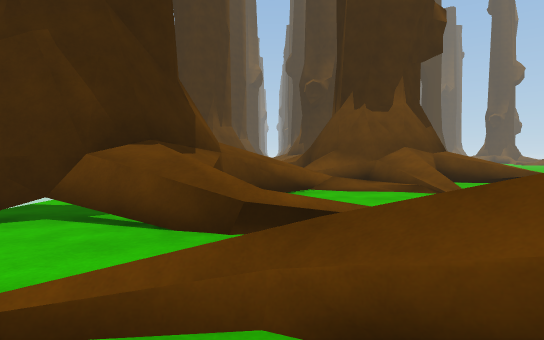
[1] (above)

22 first-person views from a walk through a Unity game level. The camera is 1.3 m above the floor, tilts 2° down and sees 75° across. The floor is counted in squares, 2.25 m on a side. Each view is taken from the middle of a square. On the plan, view 1 faces up. The plan holds only what a view shows up to about 10 squares ahead; the rest is blank. The place goes on beyond the plan. The player is left out. Some surface patterns are stand-ins.

[2]
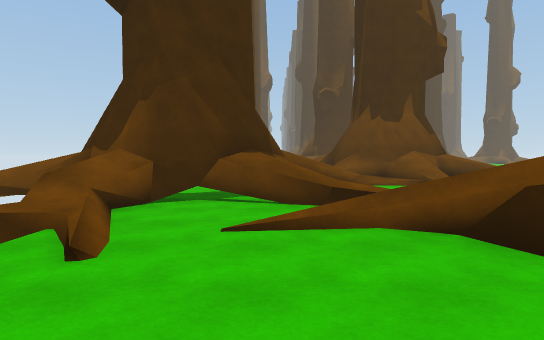

[3]
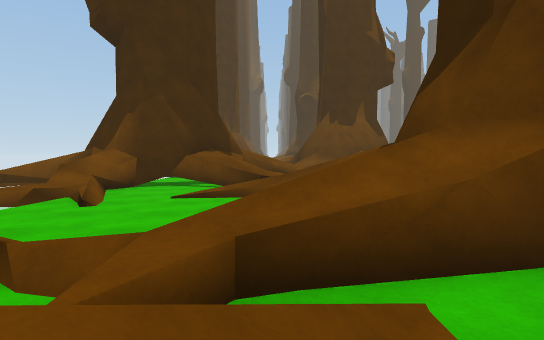

[4]
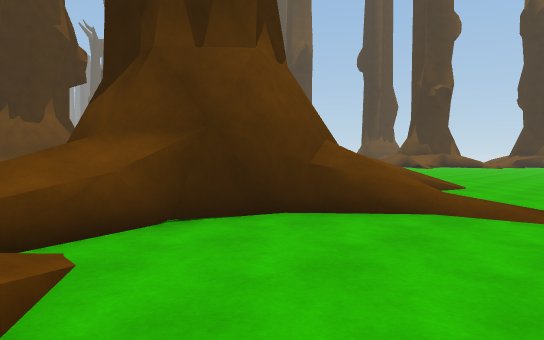

[5]
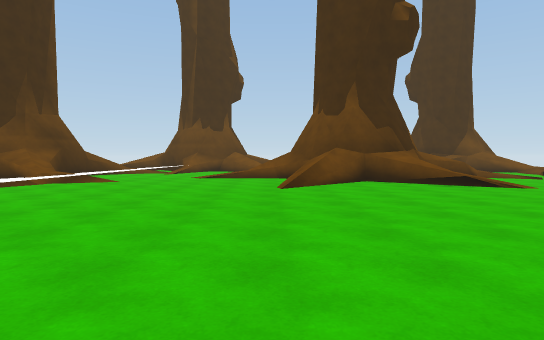

[6]
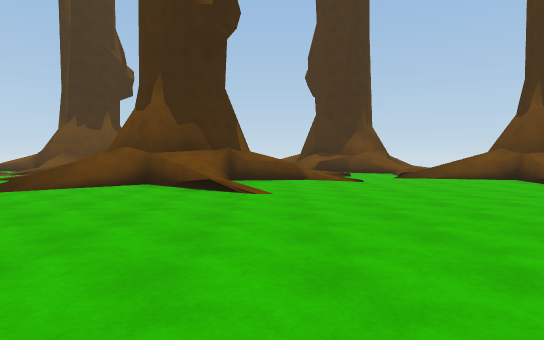

[7]
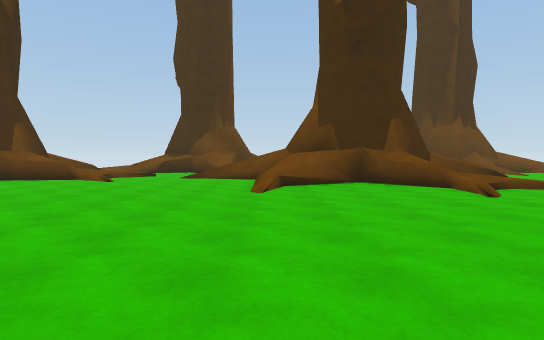

[8]
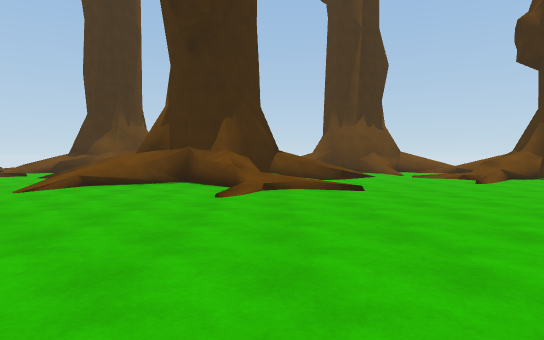

[9]
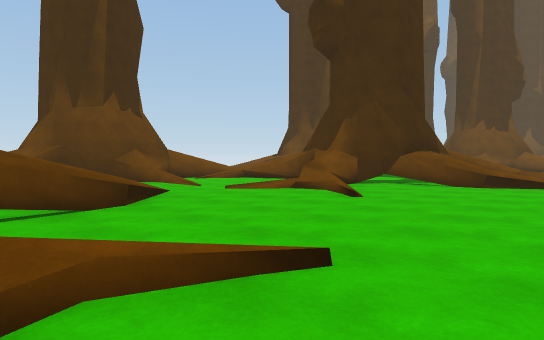

[10]
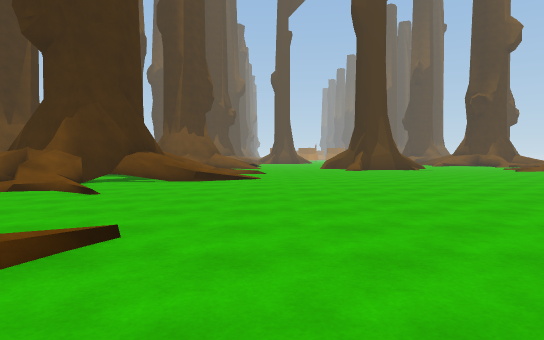

[11]
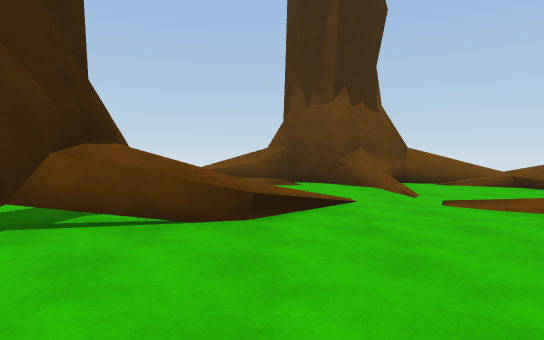

[12]
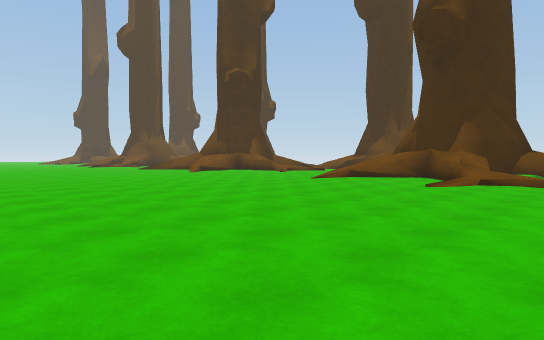

[13]
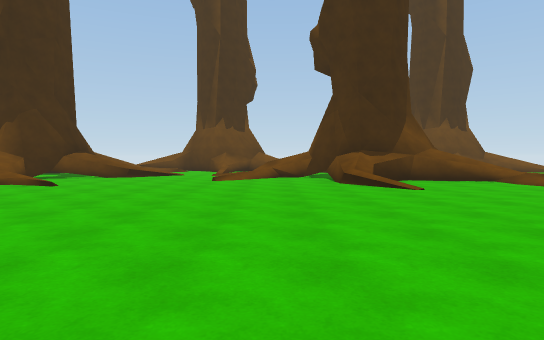

[14]
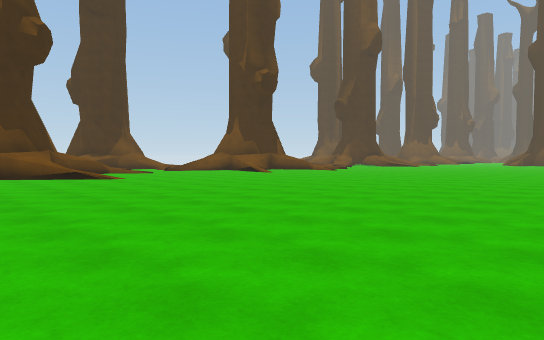

[15]
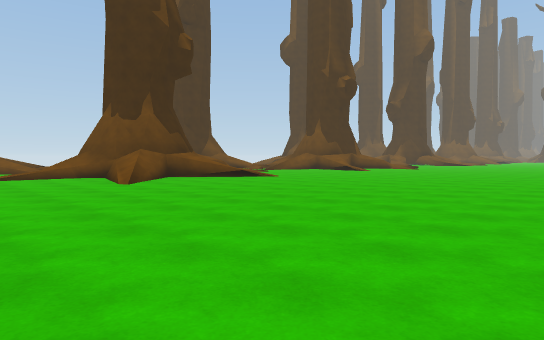

[16]
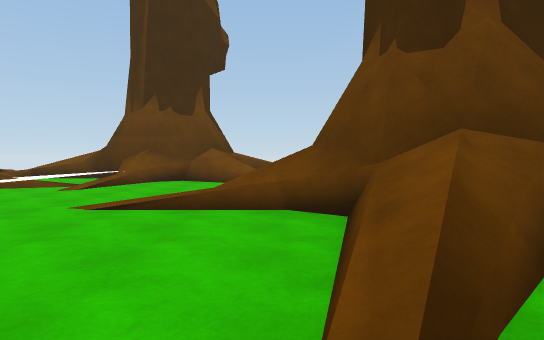

[17]
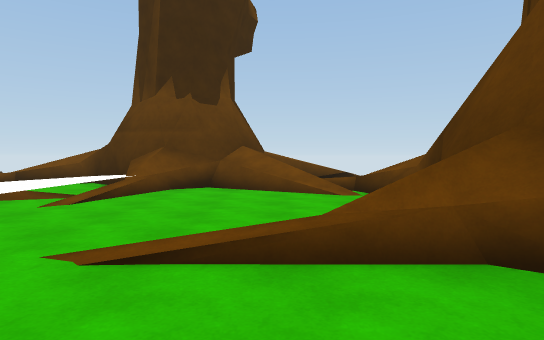

[18]
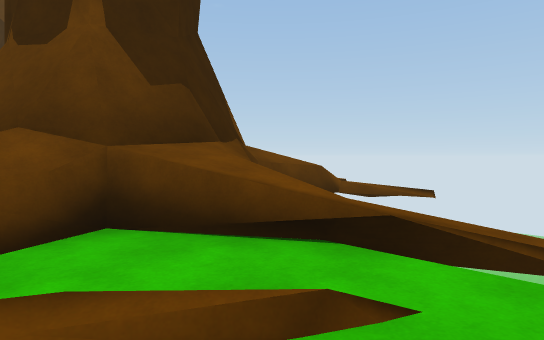

[19]
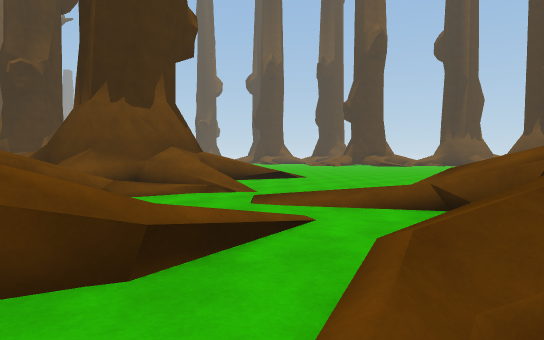

[20]
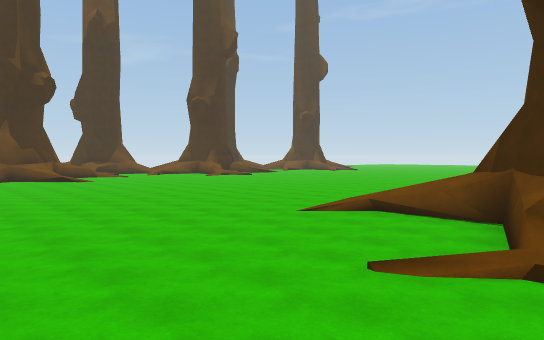

[21]
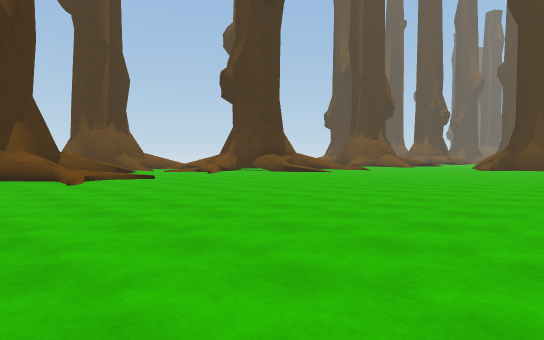

[22]
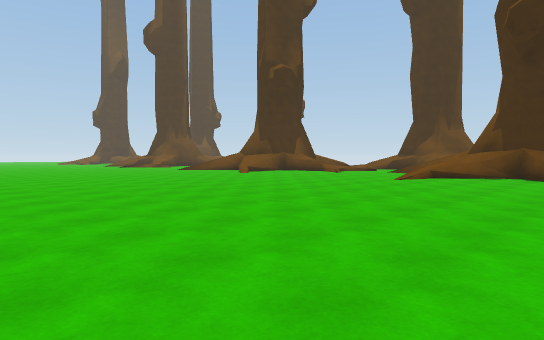

### Floor plan
Key: @ floor where view 1 was taken; # wall or solid block; x gap in a wall; . floor; / step, stairs or slope; = window, fence, low wall or low ledge; ^ raised ledge; v drop or lower ground.
Columns run from 6 left of view 1 to 17 right of it. Each row starts with its distance up from view 1.
 21           #/..........
 20        ####///........
 19      //#.#/...........
 18    ==#/..=/...........
 17    ###...///..........
 16     ^///./............
 15     ##................
 14    ##..  ^............
 13          ^.............
 12       ==###.#..........
 11        ## ##=..........
 10        #  ##...........
  9        ^###=...........
  8        ^///=//.........
  7        /./.............
  6      #=///.............
  5 v=#  #.................
  4 vv####.././............
  3   v#.=//.//............
  2   vx.....= .............
  1   vv..==###==...........
  0    ...@## ##=...........
 -1   v....#####............
 -2   v///==###==...........
 -3    /.//../=...........
 -4 vvv## /.../...........
 -5 ######..../...........
 -6      ##...............
 -7      #

Where each view was taken, in squares from view 1:
view 1: 0 up, 0 right, facing up
view 2: 2 down, 1 left, facing up
view 3: 4 down, 0 right, facing up
view 4: 5 down, 0 right, facing up-right
view 5: 3 down, 14 right, facing left
view 6: 2 up, 13 right, facing left
view 7: 8 up, 13 right, facing left
view 8: 12 up, 13 right, facing left
view 9: 12 up, 8 right, facing up-left
view 10: 11 up, 8 right, facing up
view 11: 14 up, 7 right, facing left
view 12: 14 up, 15 right, facing down-left
view 13: 18 up, 14 right, facing left
view 14: 2 down, 17 right, facing up-left
view 15: 6 down, 15 right, facing up-left
view 16: 3 down, 8 right, facing left
view 17: 4 down, 6 right, facing left
view 18: 1 down, 1 left, facing down-left
view 19: 1 up, 1 left, facing up-right
view 20: 7 up, 3 right, facing down-right
view 21: 9 up, 16 right, facing up-left
view 22: 12 up, 16 right, facing down-left
